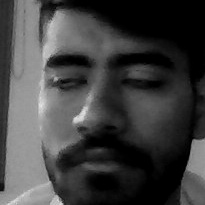
#> input picture dataset/abhishek/abhishek1.jpg, 205 x 205 px
$ python faceRecognition.py
#> lines starting #> are read from the running program, lines starting #| are printed output that depends on the picture; after the words box and inside, x2 and y2 are one past the last pixel; in counts of white or black regions, pixels touching at a corner belong together
"""Real-time face recognition using OpenCV's LBPH algorithm.

Loads grayscale face images from ``dataset/`` (populated by ``main.py``),
trains an LBPH model, and runs a live webcam recognition loop.
Detected persons are logged to ``recognition_log.xlsx``.

Usage:
    uv run python faceRecognition.py

Press **q** or **ESC** to exit.
"""

from __future__ import annotations

import logging
import os
from datetime import datetime
from pathlib import Path

import cv2
import numpy as np
from openpyxl import Workbook, load_workbook

logging.basicConfig(
    level=logging.INFO,
    format="%(asctime)s %(levelname)s %(message)s",
)
logger = logging.getLogger(__name__)

# --- Paths ---
HAAR_FILE: str = str(Path(__file__).parent / "haarcascade_frontalface_default.xml")
DATASETS_DIR: str = "dataset"
LOG_FILE: str = "recognition_log.xlsx"

# --- Face crop dimensions (px) ---
FACE_WIDTH: int = 130
FACE_HEIGHT: int = 100

# --- Detection / recognition parameters ---
SCALE_FACTOR: float = 1.3
MIN_NEIGHBORS: int = 5
CONFIDENCE_THRESHOLD: float = 800.0
UNKNOWN_FRAME_THRESHOLD: int = 100
WAIT_KEY_DELAY_MS: int = 10
TEXT_OFFSET: int = 10

# --- Display colours (BGR) ---
COLOR_GREEN: tuple[int, int, int] = (0, 255, 0)
COLOR_RED: tuple[int, int, int] = (0, 0, 255)
COLOR_CYAN: tuple[int, int, int] = (0, 255, 255)
RECT_THICKNESS: int = 3


def append_log(name: str, confidence: float | None, log_path: str = LOG_FILE) -> None:
    """Append a detection event to the xlsx log, creating it if necessary."""
    try:
        if not os.path.exists(log_path):
            wb = Workbook()
            ws = wb.active
            ws.title = "log"
            ws.append(["timestamp", "name", "confidence"])
        else:
            wb = load_workbook(log_path)
            ws = wb.active
        ws.append(
            [
                datetime.now().isoformat(timespec="seconds"),
                name,
                confidence if confidence is not None else "",
            ]
        )
        wb.save(log_path)
    except OSError as exc:
        logger.error("Failed to write recognition log: %s", exc)


def _load_training_data(
    datasets_dir: str,
) -> tuple[np.ndarray, np.ndarray, dict[int, str]]:
    """Load all grayscale face images and labels from *datasets_dir*."""
#> called with datasets_dir = 'dataset'
    images: list[np.ndarray] = []
    labels: list[int] = []
    names: dict[int, str] = {}

    for person_id, subdir in enumerate(sorted(os.listdir(datasets_dir))):
        subject_path = os.path.join(datasets_dir, subdir)
        if not os.path.isdir(subject_path):
            continue
        names[person_id] = subdir
        for filename in os.listdir(subject_path):
            path = os.path.join(subject_path, filename)
            raw_img = cv2.imread(path, cv2.IMREAD_GRAYSCALE)
#> raw_img is the input picture: shape (205, 205); min 0, max 229, mean 64.6
            if raw_img is None:
                continue
            resized_img = cv2.resize(raw_img, (FACE_WIDTH, FACE_HEIGHT))
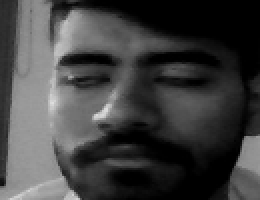
#> resized_img: shape (100, 130) (shown 2 times larger); min 0, max 223, mean 64.5
            images.append(resized_img)
            labels.append(person_id)

    return np.array(images), np.array(labels), names


def _run_recognition_loop(
    webcam: cv2.VideoCapture,
    model: cv2.face.LBPHFaceRecognizer,  # type: ignore[name-defined]
    face_cascade: cv2.CascadeClassifier,
    names: dict[int, str],
) -> None:
    """Run the live recognition loop until the user presses q or ESC."""
    logged_once = False
    unknown_frame_count = 0

    while True:
        ret, frame = webcam.read()
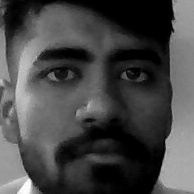
#> input picture dataset/abhishek/abhishek12.jpg, 194 x 194 px, given in place of the camera
#> frame is the input picture: shape (194, 194, 3); min 0, max 255, mean 71
        if not ret or frame is None:
            logger.error("Failed to capture frame; exiting.")
            break

        gray = cv2.cvtColor(frame, cv2.COLOR_BGR2GRAY)
        faces = face_cascade.detectMultiScale(gray, SCALE_FACTOR, MIN_NEIGHBORS)
#> faces = ()

        for x, y, w, h in faces:
            cv2.rectangle(frame, (x, y), (x + w, y + h), COLOR_GREEN, RECT_THICKNESS)
            resized_face = cv2.resize(gray[y : y + h, x : x + w], (FACE_WIDTH, FACE_HEIGHT))
            label, raw_conf = model.predict(resized_face)
            conf = float(raw_conf)

            if conf < CONFIDENCE_THRESHOLD:
                name = names[label]
                cv2.putText(
                    frame,
                    f"{name} - {conf:.0f}",
                    (x - TEXT_OFFSET, y - TEXT_OFFSET),
                    cv2.FONT_HERSHEY_PLAIN,
                    2,
                    COLOR_RED,
                )
                logger.info("Recognised: %s (conf=%.0f)", name, conf)
                if not logged_once:
                    append_log(name, conf)
                    logged_once = True
                unknown_frame_count = 0
            else:
                unknown_frame_count += 1
                cv2.putText(
                    frame,
                    "Unknown",
                    (x - TEXT_OFFSET, y - TEXT_OFFSET),
                    cv2.FONT_HERSHEY_PLAIN,
                    1,
                    COLOR_GREEN,
                )
                if unknown_frame_count > UNKNOWN_FRAME_THRESHOLD:
                    logger.warning("Unknown person detected.")
                    if not logged_once:
                        append_log("Unknown", None)
                        logged_once = True
                    cv2.imwrite("unKnown.jpg", frame)
                    unknown_frame_count = 0
#> this loop made 0 passes

        cv2.putText(
            frame,
            "Press q or ESC to exit",
            (10, 25),
            cv2.FONT_HERSHEY_SIMPLEX,
            0.7,
            COLOR_CYAN,
            2,
        )
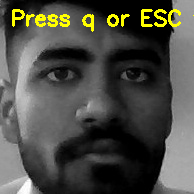
#> frame: shape (194, 194, 3); 2.82% of pixels changed, all inside (x1, y1, x2, y2) = (12, 9, 194, 32)
        cv2.imshow("FaceRecognition", frame)
        key = cv2.waitKey(WAIT_KEY_DELAY_MS) & 0xFF
#> (key q is pressed here)
        if key in (27, ord("q")):
            break


def main() -> None:
    """Validate environment, train LBPH model, run recognition loop."""
    if not hasattr(cv2, "face"):
        raise SystemExit(
            "OpenCV was built without the face module. "
            "Install opencv-contrib-python and try again."
        )

    face_cascade = cv2.CascadeClassifier(HAAR_FILE)
    if face_cascade.empty():
        raise SystemExit(f"Failed to load Haar cascade from '{HAAR_FILE}'. Check the file path.")

    logger.info("Training model...")
    images, labels, names = _load_training_data(DATASETS_DIR)

    if len(images) == 0:
        raise SystemExit("No training images found in dataset. Run main.py to create some first.")

    model = cv2.face.LBPHFaceRecognizer_create()
    model.train(images, labels)
    logger.info("Training complete (%d images, %d persons).", len(images), len(names))

    webcam = cv2.VideoCapture(0)
    try:
        _run_recognition_loop(webcam, model, face_cascade, names)
    finally:
        webcam.release()
        cv2.destroyAllWindows()


if __name__ == "__main__":
    main()
